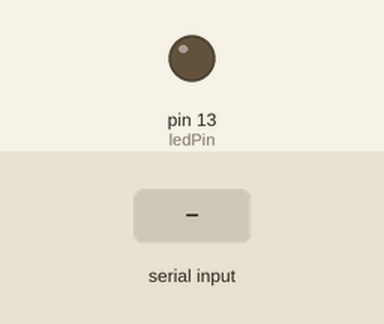
Simulated run of this sketch. Board: Arduino Uno, built with avr-gcc and run on an emulated ATmega328P. On the bench: output pins drawn as LEDs (lit = HIGH). The test bench sets the inputs (shaded band).

Above: at 1.2 s.
1.3 s: "1" received over Serial
At 2.5 s:
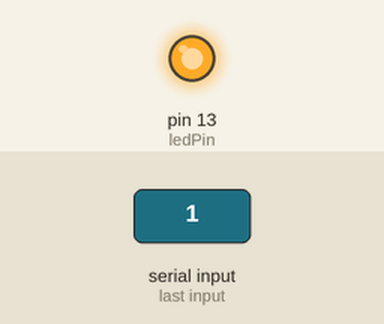
2.8 s: "0" received over Serial
At 3.8 s:
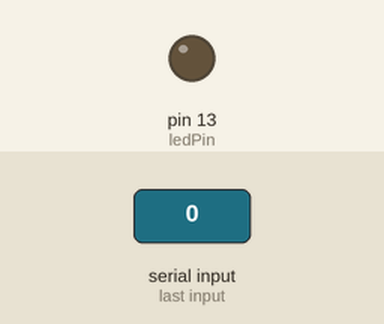
Timing chart, 0 to 5.8 s (numbered marks = the images above; inputs shaded):
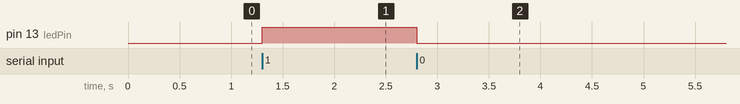

The sketch:

sketch_aug8a.ino
```cpp
// Kết nối chân LED (ví dụ chân 13)
const int ledPin = 13;

void setup() {
  pinMode(ledPin, OUTPUT);
  Serial.begin(9600);
}

void loop() {
  if (Serial.available() > 0) {
    char data = Serial.read();
    if (data == '1') {
      digitalWrite(ledPin, HIGH); // Bật đèn
    } else if (data == '0') {
      digitalWrite(ledPin, LOW);  // Tắt đèn
    }
  }
}
```

Measured:
- after the input at 1.3 s, pin 13 (ledPin): LOW → HIGH at once
- after the input at 2.8 s, pin 13 (ledPin): HIGH → LOW at once
